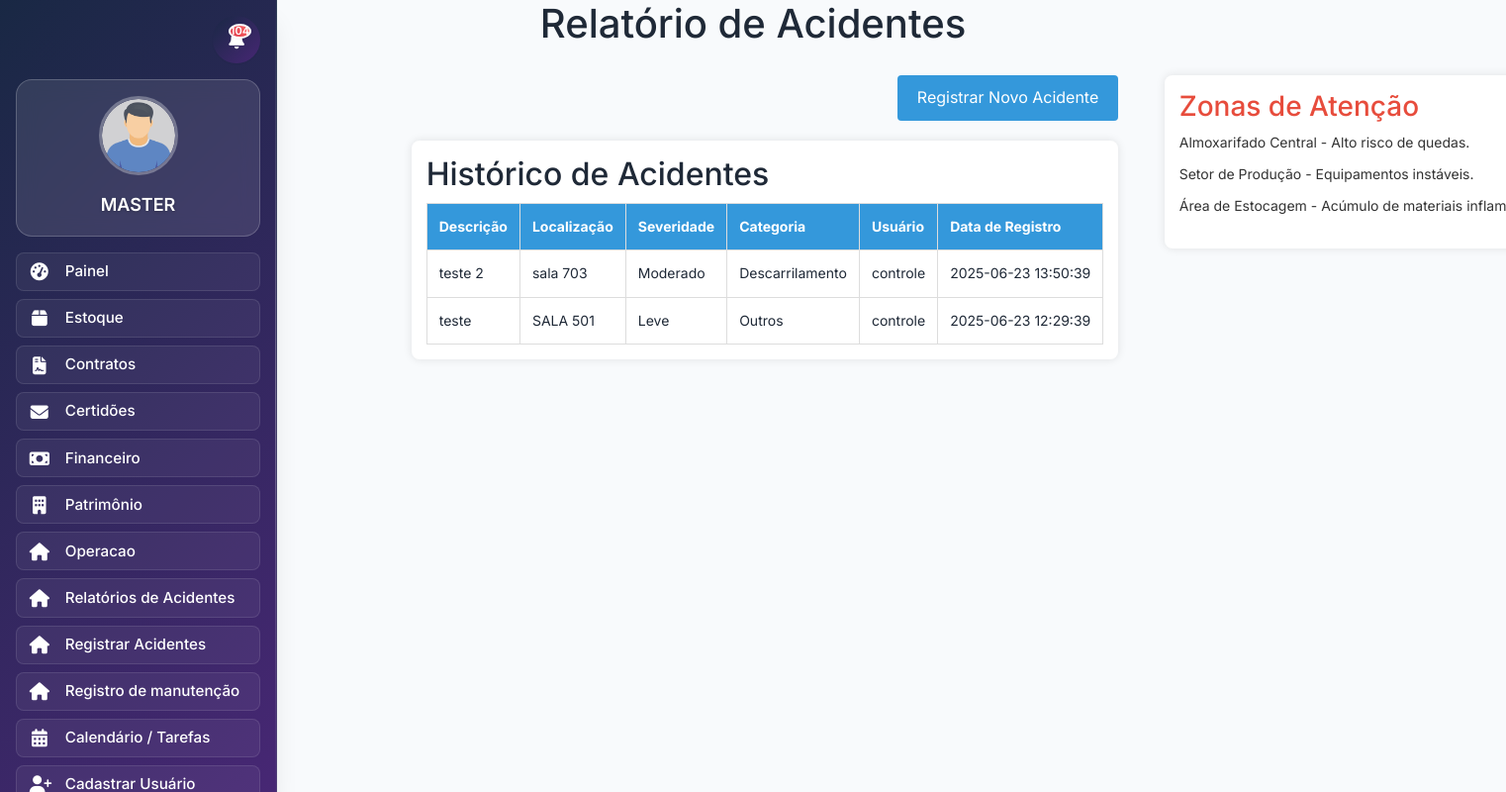
The page /relatorioacidentes.php (signed in) on the database its author committed.
### tables this page shows
CREATE TABLE `acidentes` (
  `id` int(11) NOT NULL,
  `data` date NOT NULL,
  `descricao` text NOT NULL,
  `localizacao` varchar(255) DEFAULT NULL,
  `usuario` varchar(100) NOT NULL,
  `severidade` varchar(50) NOT NULL,
  `categoria` varchar(100) NOT NULL,
  `data_registro` datetime NOT NULL DEFAULT current_timestamp()
);

### relatorioacidentes.php (the view, shortened to what this page needs)
<?php
$host = 'localhost';
$user = 'root';
$password = '';
$dbname = 'gm_sicbd';
$conn = new mysqli($host, $user, $password, $dbname);
include 'header.php';
$sql = "SELECT  descricao, localizacao, severidade, categoria, usuario, data_registro FROM acidentes ORDER BY data_registro DESC";
$result = $conn->query($sql);
$temDados = ($result instanceof mysqli_result && $result->num_rows > 0);
?>
<!DOCTYPE html>
<html lang="pt-BR">
<head>
    <link rel="stylesheet" href="src/estoque/style/estoque2.css">
    <link rel="stylesheet" href="src/bonde/style/acidente.css">
</head>
<body>
    <div class="header">
        <h1>Relatório de Acidentes</h1>
    </div>
    <div class="container">
        <div>
            <div class="button-container">
                <button onclick="window.location.href='reportacidentes.php'">Registrar Novo Acidente</button>
            </div>
            <div class="accidents-table">
                <h2>Histórico de Acidentes</h2>
                <?php if ($temDados): ?>
                    <table>
                        <tr>
                            <th>Descrição</th>
                            <th>Localização</th>
                            <th>Severidade</th>
                            <th>Categoria</th>
                            <th>Usuário</th>
                            <th>Data de Registro</th>
                        </tr>
                        <?php while ($row = $result->fetch_assoc()): ?>
                            <tr>
                                <td><?= htmlspecialchars($row['descricao']) ?></td>
                                <td><?= htmlspecialchars($row['localizacao']) ?></td>
                                <td><?= htmlspecialchars($row['severidade']) ?></td>
                                <td><?= htmlspecialchars($row['categoria']) ?></td>
                                <td><?= htmlspecialchars($row['usuario']) ?></td>
                                <td><?= htmlspecialchars($row['data_registro']) ?></td>
                            </tr>
                        <?php endwhile; ?>
                    </table>
                <?php else: ?>
                    <div class="no-data">Nenhum acidente registrado.</div>
                <?php endif; ?>
            </div>
        </div>
        <div class="attention-zones">
            <h3>Zonas de Atenção</h3>
            <ul>
                <li>Almoxarifado Central - Alto risco de quedas.</li>
                <li>Setor de Produção - Equipamentos instáveis.</li>
                <li>Área de Estocagem - Acúmulo de materiais inflamáveis.</li>
            </ul>
        </div>
    </div>
</body>
</html>

### src/style/lateral-menu.css (style rules this page uses)
:root { --primary-gradient: linear-gradient(90deg, #192844 67.81%, #472774 100%); --secondary-gradient: linear-gradient(135deg, #472774 0%, #6a4c93 100%); --accent-gradient: linear-gradient(135deg, #667eea 0%, #764ba2 100%); --success-gradient: linear-gradient(135deg, #4facfe 0%, #00f2fe 100%); --warning-gradient: linear-gradient(135deg, #43e97b 0%, #38f9d7 100%); --danger-gradient: linear-gradient(135deg, #fa709a 0%, #fee140 100%); --glass-gradient: linear-gradient(135deg, rgba(255, 255, 255, 0.1) 0%, rgba(255, 255, 255, 0.05) 100%); --primary-color: #192844; --secondary-color: #472774; --accent-color: #667eea; --text-dark: #2d3748; --text-light: #718096; --bg-light: #f7fafc; --bg-white: #ffffff; --border-color: #e2e8f0; --shadow-sm: 0 1px 3px rgba(0, 0, 0, 0.1); --shadow-md: 0 4px 6px rgba(0, 0, 0, 0.1); --shadow-lg: 0 10px 25px rgba(0, 0, 0, 0.15); --shadow-xl: 0 20px 40px rgba(0, 0, 0, 0.2); --border-radius: 12px; --border-radius-sm: 6px; --transition-fast: all 0.2s ease; --transition-smooth: all 0.3s cubic-bezier(0.25, 0.46, 0.45, 0.94); --sidebar-width: 280px; }
* { box-sizing: border-box; }
body { margin: 0; padding: 0; font-family: "Inter", -apple-system, BlinkMacSystemFont, "Segoe UI", Roboto, sans-serif; background-image: url('../img/bk.png'); background-size: cover; background-position: center; background-repeat: no-repeat; overflow-x: hidden; }

### src/style/sino.css (style rules this page uses)
:root { --primary-gradient: linear-gradient(90deg, #192844 67.81%, #472774 100%); --notification-primary: #192844; --notification-secondary: #472774; --notification-accent: #00bcd4; --notification-success: #28a745; --notification-warning: #ffc107; --notification-danger: #dc3545; --notification-white: #ffffff; --notification-light: #f8f9fa; --notification-dark: #343a40; --shadow-sm: 0 2px 8px rgba(0, 0, 0, 0.1); --shadow-md: 0 4px 16px rgba(0, 0, 0, 0.15); --shadow-lg: 0 8px 32px rgba(0, 0, 0, 0.2); --border-radius: 12px; --transition: all 0.3s cubic-bezier(0.4, 0, 0.2, 1); }

### src/style/modal-perfil.css (style rules this page uses)
:root { --primary-gradient: linear-gradient(90deg, #192844 67.81%, #472774 100%); --secondary-gradient: linear-gradient(135deg, #667eea 0%, #764ba2 100%); --success-gradient: linear-gradient(135deg, #4facfe 0%, #00f2fe 100%); --warning-gradient: linear-gradient(135deg, #43e97b 0%, #38f9d7 100%); --danger-gradient: linear-gradient(135deg, #fa709a 0%, #fee140 100%); --accent-gradient: linear-gradient(135deg, #a8edea 0%, #fed6e3 100%); --text-dark: #2d3748; --text-light: #718096; --text-muted: #a0aec0; --bg-white: #ffffff; --bg-light: #f8fafc; --border-color: #e2e8f0; --shadow-sm: 0 2px 4px rgba(0, 0, 0, 0.05); --shadow-md: 0 4px 12px rgba(0, 0, 0, 0.08); --shadow-lg: 0 8px 24px rgba(0, 0, 0, 0.12); --shadow-xl: 0 20px 40px rgba(0, 0, 0, 0.15); --border-radius: 16px; --border-radius-sm: 8px; --transition-fast: all 0.15s ease-out; --transition-normal: all 0.25s ease-out; --transition-slow: all 0.35s ease-out; --easing-natural: cubic-bezier(0.25, 0.46, 0.45, 0.94); --easing-smooth: cubic-bezier(0.4, 0, 0.2, 1); --font-family: "Segoe UI", Tahoma, Geneva, Verdana, sans-serif; }

### src/bonde/style/acidente.css (style rules this page uses)
.container { max-width: 1200px; margin-left: 26%; padding: 20px; justify-content: space-between; display: flex; gap: 20px; }
.button-container { text-align: right; margin-bottom: 20px; }
.accidents-table { background-color: white; border-radius: 8px; box-shadow: 0 0 10px rgba(0, 0, 0, 0.1); padding: 15px; }
table { width: 100%; border-collapse: collapse; margin-top: 10px; }
th, td { border: 1px solid #ddd; padding: 12px; text-align: left; }
th { background-color: #3498db; color: white; }
.header { display: flex; justify-content: center; }
.attention-zones { background-color: white; border-radius: 8px; box-shadow: 0 0 10px rgba(0, 0, 0, 0.1); padding: 15px; height: fit-content; }
.attention-zones h3 { color: #e74c3c; margin-top: 0; }
.attention-zones ul { list-style-type: none; padding: 0; }
.attention-zones li { margin-bottom: 10px; color: #333; }

### rows shown on the page
acidentes: descricao "teste 2", localizacao "sala 703", severidade "Moderado", categoria "Descarrilamento", usuario "controle", data_registro "2025-06-23 13:50:39"
acidentes: descricao "teste", localizacao "SALA 501", severidade "Leve", categoria "Outros", usuario "controle", data_registro "2025-06-23 12:29:39"

### other values the page prints
$unreadCount "104"
$username "MASTER"
$item['nome'] "Painel"
$item['nome'] "Estoque"
$item['nome'] "Contratos"
$item['nome'] "Certidões"
$item['nome'] "Financeiro"
$item['nome'] "Patrimônio"
$item['nome'] "Operacao"
$item['nome'] "Relatórios de Acidentes"
$item['nome'] "Registrar Acidentes"
$item['nome'] "Registro de manutenção"
$item['nome'] "Calendário / Tarefas"
$item['nome'] "Cadastrar Usuário"
